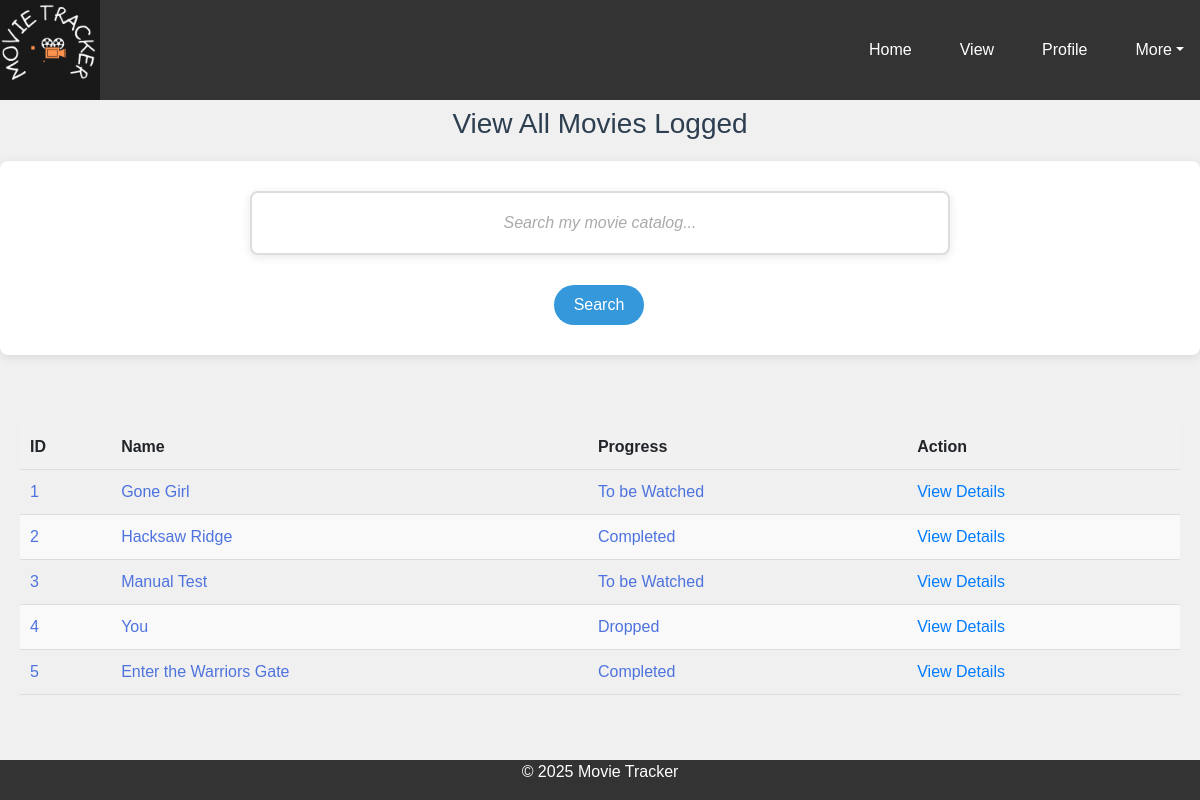
The app's page /view_all (signed in) with its own data.
### Tracker/models.py (models this page shows, shortened)
class Movie(db.Model):
    __tablename__="movie"
    id = db.Column(db.Integer, primary_key=True, autoincrement=True)
    username = db.Column(db.String(50), db.ForeignKey('user.username', ondelete='CASCADE', onupdate='CASCADE', name='movie_owner_username'), nullable=False)
    name = db.Column(db.String(255), nullable=False)
    plot = db.Column(db.String(255))
    release = db.Column(db.DateTime)
    rate = db.Column(db.String(255))
    added = db.Column(db.DateTime, server_default=db.func.now(), nullable=False)
    genre = db.Column(db.String(255), nullable=False)
    progress = db.Column(db.String(255), nullable=False)
    repeat = db.Column(db.String(255))
    finish = db.Column(db.DateTime)
    start = db.Column(db.DateTime)
    notes = db.Column(db.String(255))
    user = db.relationship('User', back_populates='movie')

### Tracker/routes.py (the view)
    @app.route('/view_all', methods=['GET', 'POST'])
    @login_required
    def viewMovies():
        form = SearchForm()
        movies = Movie.query.filter_by(username=current_user.username).all()
        if form.validate_on_submit():
            search_term = form.search.data
            results = Movie.query.filter_by(username=current_user.username).filter(Movie.name.ilike(f"%{search_term}%")).all()
            return render_template('view_all.html', form=form, results=results, movies=movies)
        return render_template('view_all.html', form=form, movies=movies)

### Tracker/forms.py
class SearchForm(FlaskForm):
    search = StringField("Search", validators=[InputRequired()])
    submit = SubmitField("Search")

### Tracker/__init__.py (called while the page is built)
def create_app():
    app = Flask(__name__)
    app.config.from_object('Tracker.config.Config')
    db.init_app(app)
    migrate.init_app(app, db)
    login_manager = LoginManager(app)
    login_manager.login_view = 'login'
    from Tracker.models import User
    from .routes import register_routes
    @login_manager.user_loader
    def load_user(username):
        return User.query.get(username)
    with app.app_context():
        db.create_all()
    register_routes(app)
    return app

### Tracker/Templates/view_all.html (shortened to what this page needs)
{%extends 'base-2.html'%}
{%block head%}
    <link rel="stylesheet" href="{{ url_for('static', filename='CSS/view_all.css') }}">
    <link rel="stylesheet" href="{{ url_for('static', filename='CSS/search.css') }}">
{%endblock%}
{%block content%}
    <h3>View All Movies Logged</h3>
    <section id="search">
        <form method="POST" action="/view_all" novalidate>
                {{form.search(class="input-field", placeholder="Search my movie catalog...")}}
                {{form.submit(class="submit-btn")}}
        </form>
    </section>
    <section id="info">
        {% if results %}
            <table>
                <thead>
                    <tr>
                        <th>Filter</th>
                        <th>ID</th>
                        <th>Name</th>
                        <th>Progress</th>
                        <th>Action</th>
                    </tr>
                </thead>
                <tbody>
                    {% if results|length == 0 %}
                    <tr>
                        <td colspan="4" style="text-align: center;">
                            <p>No movie by this title was logged.</p>
                        </td>
                    </tr>
                    {% else %}
                        {% for movie in results %}
                        <tr>
                            <td>{{ movie.id }}</td>
                            <td>{{ movie.name }}</td>
                            <td>{{ movie.progress }}</td>
                            <td><a href="{{ url_for('view_movie', id=movie.id) }}" class="action-btn">View Details</a></td>
                        </tr>
                        {% endfor %}
                    {% endif %}
                </tbody>
            </table>
        {%else%}
            <table>
                <thead>
                    <tr>
                        <th>ID</th>
                        <th>Name</th>
                        <th>Progress</th>
                        <th>Action</th>
                    </tr>
                </thead>
                <tbody>
                    {% if movies|length == 0 %}
                    <tr>
                        <td colspan="4" style="text-align: center;">
                            <p>You have not yet logged anything. Start logging to see them here.</p>
                        </td>
                    </tr>
                    {% else %}
                        {% for movie in movies %}
                        <tr>
                            <td>{{ movie.id }}</td>
                            <td>{{ movie.name }}</td>
                            <td>{{ movie.progress }}</td>
                            <td><a href="{{ url_for('view_movie', id=movie.id) }}" class="action-btn">View Details</a></td>
                        </tr>
                        {% endfor %}
                    {% endif %}
                </tbody>
            </table>
        {%endif%}
    </section>
{%endblock%}

### Tracker/Static/CSS/base-2.css (style rules this page uses)
body { background-color: #f0f0f0; font-family: 'Comic Sans MS', cursive, sans-serif; margin: 0; padding: 0; min-height: 100vh; display: flex; flex-direction: column; }

### Tracker/Static/CSS/view_all.css (style rules this page uses)
#info { margin: 0; padding: 20px; }
table { width: 100%; border-collapse: collapse; margin-top: 20px; margin-bottom: 20px; }
table th, table td { padding: 10px; text-align: left; border-bottom: 1px solid #ddd; }
table th { background-color: #f1f1f1; font-weight: bold; }
table tbody tr:nth-child(even) { background-color: #f9f9f9; }
table td { color: #4e73df; }

### Tracker/Static/CSS/search.css (style rules this page uses)
#search { background-color: #fff; border-radius: 8px; box-shadow: 0 2px 10px rgba(0, 0, 0, 0.1); padding: 30px; margin-bottom: 30px; text-align: center; }
h3 { font-size: 28px; margin-bottom: 20px; margin-top: 7px; color: #2c3e50; text-align: center; }
#search form { display: flex; flex-direction: column; align-items: center; justify-content: center; max-width: 700px; margin: 0 auto; }
.input-field { width: 100%; padding: 8px 15px; height: 40px; font-size: 16px; border: 2px solid #ddd; border-radius: 20px 0 0 20px; outline: none; transition: border-color 0.3s ease; margin: 0; }
.input-field::placeholder { color: #aaa; font-style: italic; }
.submit-btn { background-color: #3498db; color: white; border: none; height: 40px; padding: 0 20px; font-size: 16px; border-radius:20px 20px; cursor: pointer; transition: background-color 0.3s ease; margin-left: -2px; }

### records on screen
Movie: id "1", name "Gone Girl", progress "To be Watched"
Movie: id "2", name "Hacksaw Ridge", progress "Completed"
Movie: id "3", name "Manual Test", progress "To be Watched"
Movie: id "4", name "You", progress "Dropped"
Movie: id "5", name "Enter the Warriors Gate", progress "Completed"
